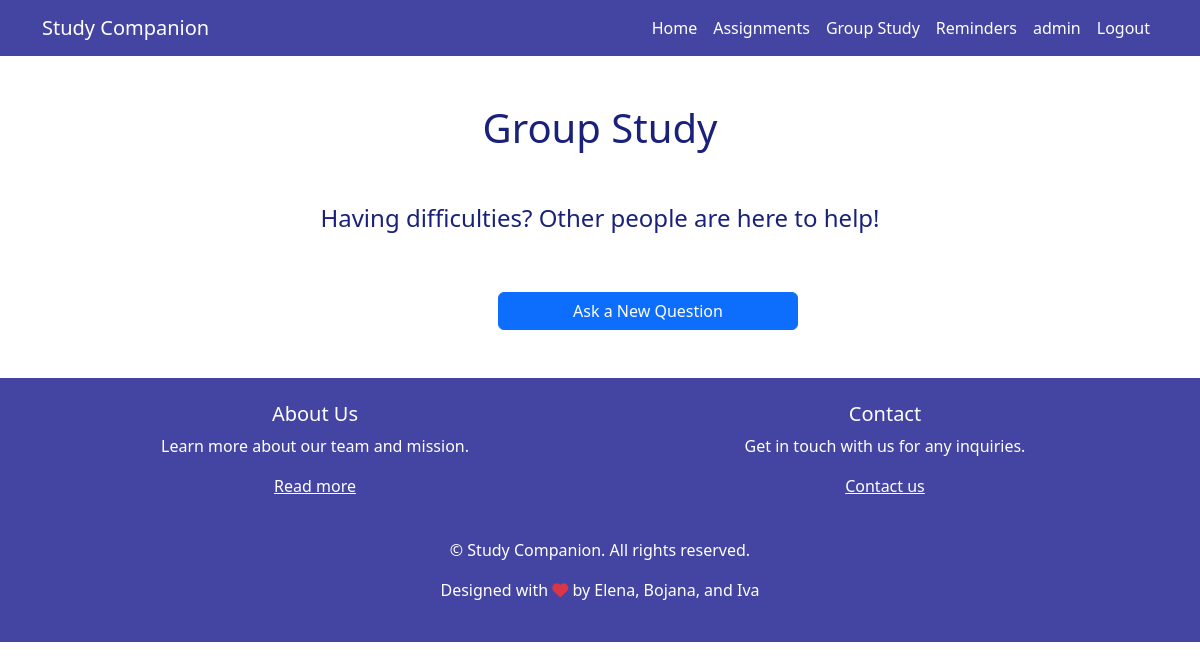
The page /group_study/ (signed in) on the database as committed earlier.
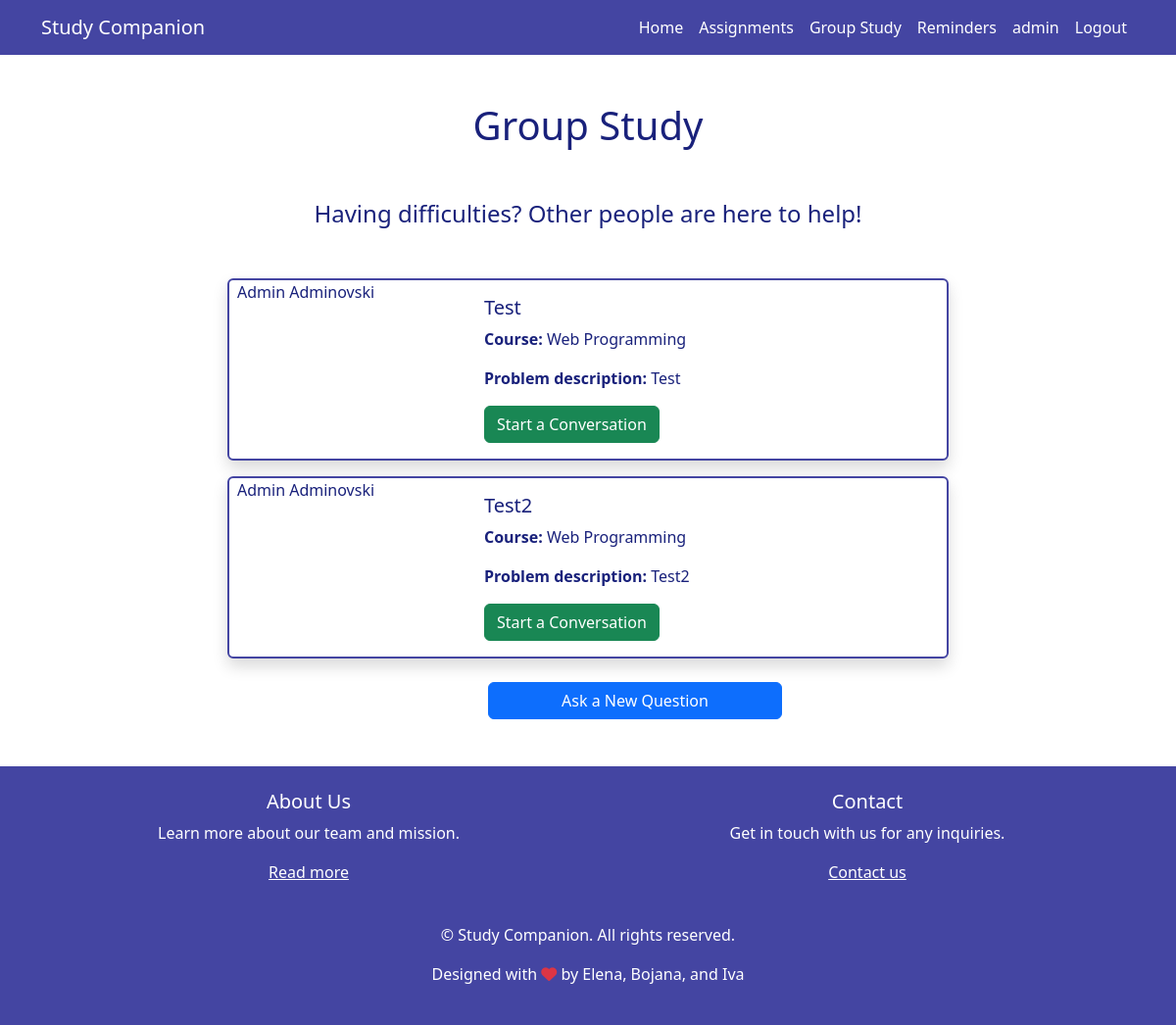
The same page on the database as committed later.
### app/models.py (models this page shows, shortened)
class Question(models.Model):
    user = models.ForeignKey(CustomUser, on_delete=models.CASCADE)
    title = models.CharField(max_length=200)
    course = models.ForeignKey(Course, on_delete=models.CASCADE)
    description = models.TextField()

class CustomUser(AbstractUser):
    name = models.CharField(max_length=100)
    surname = models.CharField(max_length=100)
    objects = CustomUserManager()
    def __str__(self):
        return f"{self.name} {self.surname}"

class Course(models.Model):
    name = models.CharField(max_length=100)
    def __str__(self):
        return f"{self.name}"

### app/views.py (the view)
# urls.py: path('group_study/', views.group_study, name='group_study'),
def group_study(request):
    questions = Question.objects.all()
    return render(request, 'group_study.html', {'questions': questions})

### templates/group_study.html
{% extends "base.html" %}
{% block content %}
    {% if user.is_authenticated %}
        <div class="container my-5">
            <div class="text-center my-5">
                <h1 class="primary-text"> Group Study </h1>
            </div>
            <div class="text-center my-5" style="font-size: x-large;">
                <span class="primary-text"> Having difficulties? Other people are here to help! </span>
            </div>
            <div class="row justify-content-center">
                {% for question in questions %}
                    <div class="col-md-8">
                        <div class="card mb-3 navcolor-border shadow">
                            <div class="row g-0">
                                <div class="col-md-4">
                                    <p class="card-text primary-text ml-2">{{ question.user }} </p>
                                </div>
                                <div class="col-md-8">
                                    <div class="card-body">
                                        <h5 class="card-title primary-text">{{ question.title }}</h5>
                                        <p class="card-text primary-text"><strong>Course:</strong> {{ question.course }}
                                        </p>
                                        <p class="card-text primary-text"><strong>Problem
                                            description:</strong> {{ question.description }}</p>
                                        <a href="{% url 'ask_question' %}" class="btn btn-success">Start a
                                            Conversation</a>
                                    </div>
                                </div>
                            </div>
                        </div>
                    </div>
                {% endfor %}
            </div>
            <div class="row text-center mx-auto" style="max-width: 300px">
                <a href="{% url 'ask_question' %}" class="btn btn-primary mx-5 px-4 mt-2">Ask a New Question</a>
            </div>
        </div>
    {% else %}
        {% include "unauthenticated_message.html" %}
    {% endif %}
{% endblock %}

Rows that differ between the two databases and show on the page:
added Question: user "Admin Adminovski", title "Test", course "Web Programming", description "Test"
added Question: user "Admin Adminovski", title "Test2", course "Web Programming", description "Test2"
